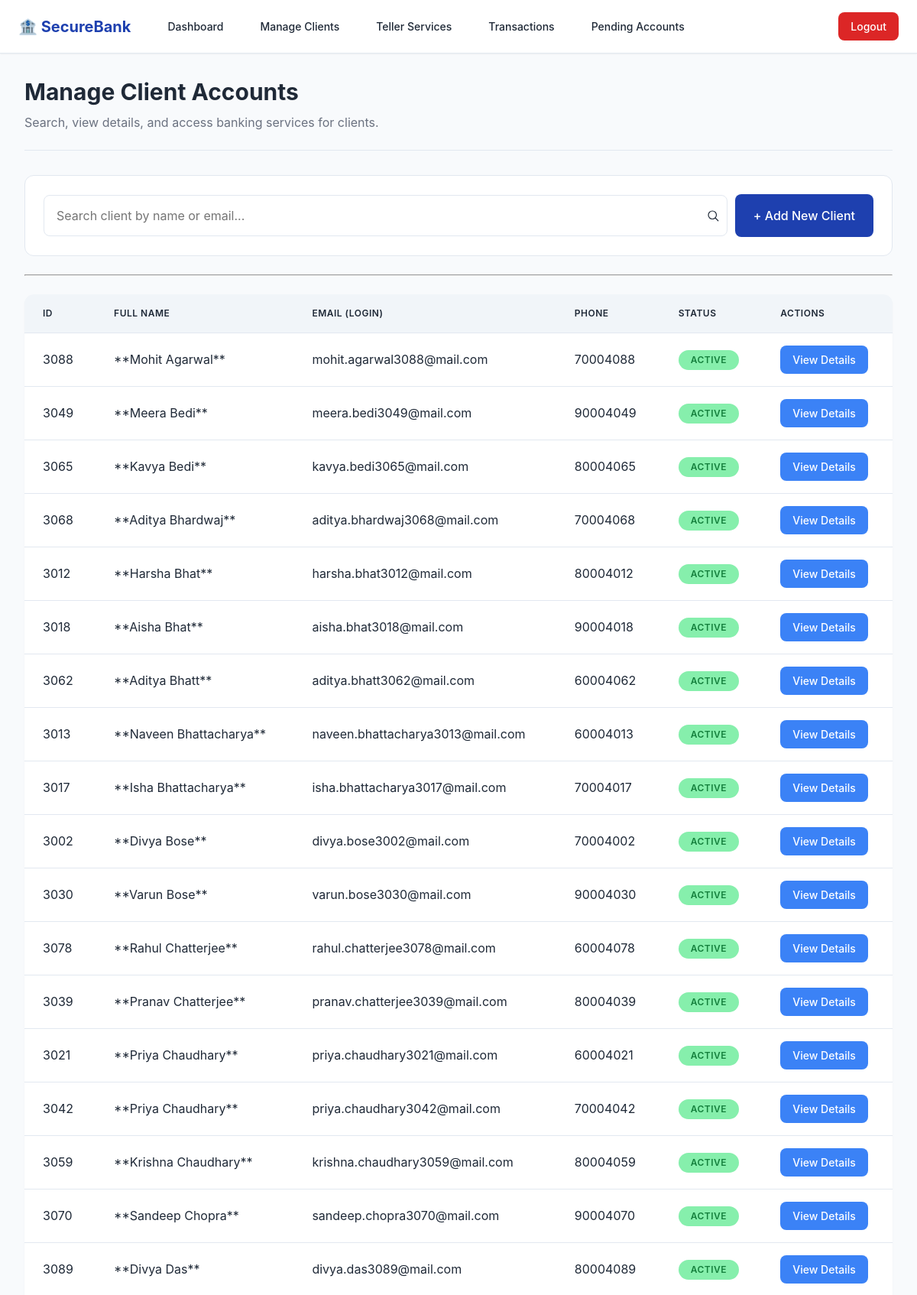
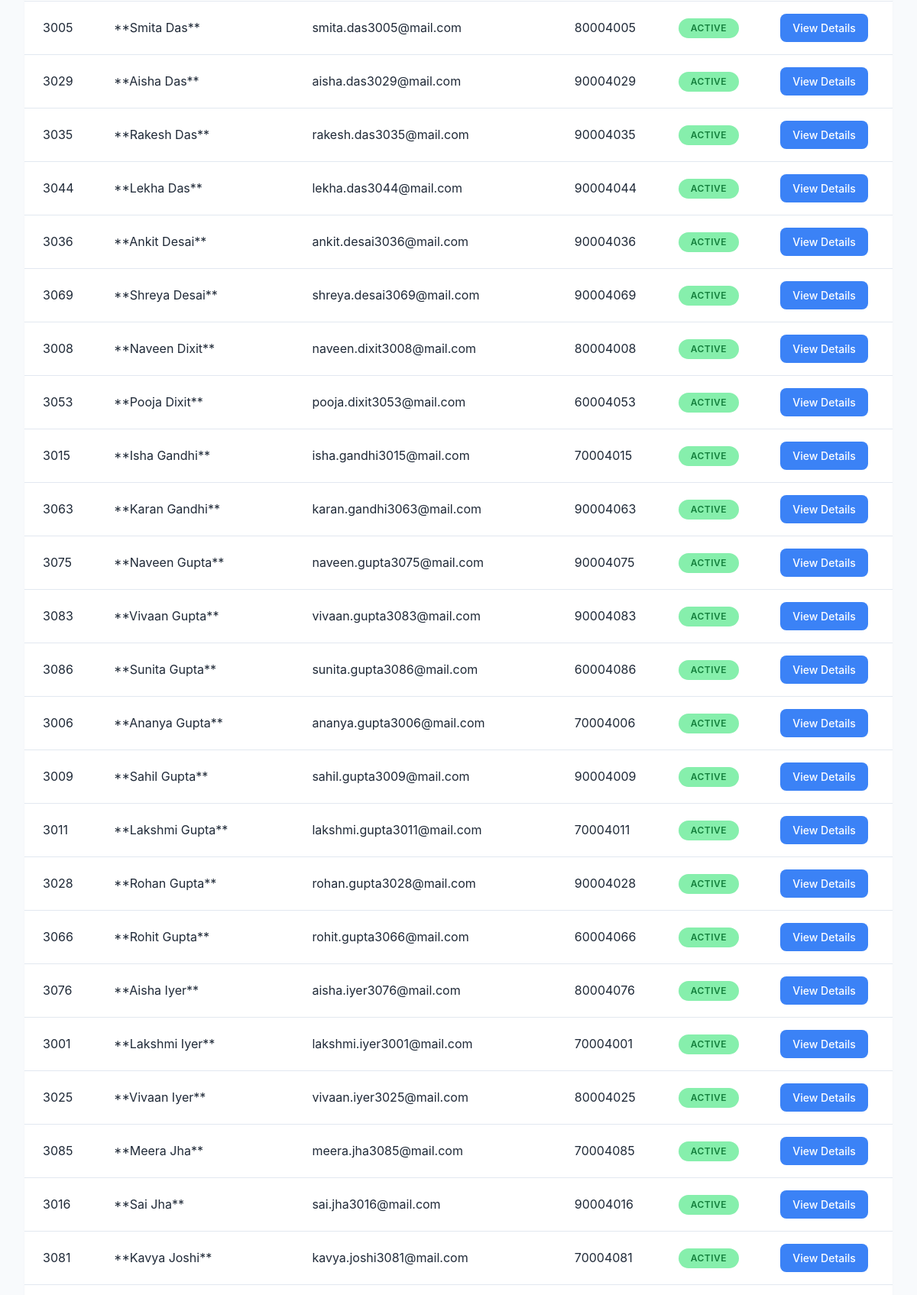
/staff/manage_clients.php (signed in, upper part), run on the app's committed database (2 pictures, top to bottom).
### tables this page shows
CREATE TABLE IF NOT EXISTS users (
    user_id INT PRIMARY KEY AUTO_INCREMENT,
    role_id INT NOT NULL,
    first_name VARCHAR(100) NOT NULL,
    last_name VARCHAR(100) NOT NULL,
    email VARCHAR(100) NOT NULL UNIQUE,
    phone VARCHAR(20),
    password_hash VARCHAR(255) NOT NULL,
    is_active BOOLEAN DEFAULT TRUE,
    created_at TIMESTAMP DEFAULT CURRENT_TIMESTAMP,
    FOREIGN KEY (role_id) REFERENCES user_roles(role_id)
);

### staff/manage_clients.php (the view, shortened to what this page needs)
<?php
$conn = connectDB();
$client_role_id = null;
$search_term = $_GET['search'] ?? '';
$clients = [];
try {
    $stmt_role_id = $conn->prepare("SELECT role_id FROM user_roles WHERE role_name = 'Client'");
    $stmt_role_id->execute();
    $result_role_id = $stmt_role_id->get_result();
    if ($result_role_id->num_rows > 0) {
        $client_role_id = $result_role_id->fetch_assoc()['role_id'];
    } else {
        $message = "System Error: Client role definition not found.";
        $message_type = 'error';
        goto render_page;
    }
} catch (Exception $e) {
    $message = "Database error fetching client role ID.";
    $message_type = 'error';
    error_log("Staff Manage Clients Role ID Error: " . $e->getMessage());
    goto render_page;
}
try {
    $sql = "SELECT user_id, first_name, last_name, email, phone, is_active
            FROM users
            WHERE role_id = ?";
    $params = [$client_role_id];
    $types = "i";
    $sql .= " ORDER BY last_name ASC";
    $stmt = $conn->prepare($sql);
    $stmt->bind_param($types, ...$params);
    $stmt->execute();
    $result = $stmt->get_result();
    if ($result->num_rows > 0) {
        while ($row = $result->fetch_assoc()) {
            $clients[] = $row;
        }
    } else {
        $message = "No client users found" . (!empty($search_term) ? " matching '{$search_term}'." : ".");
    }
} catch (Exception $e) {
    $message = "Database error fetching client list: " . $e->getMessage();
    $message_type = 'error';
    error_log("Staff Client List DB Error: " . $e->getMessage());
}
?>
<?php require_once __DIR__ . '/../includes/header.php'; ?>
<div class="page-title">
    <h1>Manage Client Accounts</h1>
    <p>Search, view details, and access banking services for clients.</p>
</div>
<div class="filter-section">
    <form method="GET" action="manage_clients.php" class="search-form" style="display: flex; gap: 10px; align-items: center; flex-wrap: nowrap;">
        <div class="search-input-wrap" style="position: relative; flex: 1; min-width: 0;">
            <input type="text" name="search" placeholder="Search client by name or email..." value="<?php echo htmlspecialchars($search_term); ?>" style="width:100%; padding-right: 42px; box-sizing: border-box;">
            <button type="submit" class="btn-icon" aria-label="Search" title="Search" style="position: absolute; right: 6px; top: 50%; transform: translateY(-50%); border: none; background: transparent; padding: 4px; display: inline-flex; align-items: center; color: inherit;">
            </button>
        </div>
        <a href="add_client.php" class="btn-primary" style="white-space: nowrap;">+ Add New Client</a>
    </form>
</div>
<hr>
<section class="client-list-section">
    <?php if (!empty($clients)): ?>
    <table class="data-table">
        <thead>
            <tr>
                <th>ID</th>
                <th>Full Name</th>
                <th>Email (Login)</th>
                <th>Phone</th>
                <th>Status</th>
                <th>Actions</th>
            </tr>
        </thead>
        <tbody>
            <?php foreach ($clients as $client): ?>
            <tr class="<?php echo $client['is_active'] ? '' : 'inactive-row'; ?>">
                <td><?php echo htmlspecialchars($client['user_id']); ?></td>
                <td>**<?php echo htmlspecialchars($client['first_name'] . ' ' . $client['last_name']); ?>**</td>
                <td><?php echo htmlspecialchars($client['email']); ?></td>
                <td><?php echo htmlspecialchars($client['phone'] ?: 'N/A'); ?></td>
                <td>
                    <span class="status-badge <?php echo $client['is_active'] ? 'active' : 'inactive'; ?>">
                        <?php echo $client['is_active'] ? 'Active' : 'Inactive'; ?>
                    </span>
                </td>
                <td>
                    <a href="client_details.php?id=<?php echo $client['user_id']; ?>" class="btn-small btn-view">View Details</a>
                </td>
            </tr>
            <?php endforeach; ?>
        </tbody>
    </table>
    <?php endif; ?>
</section>
<?php
require_once __DIR__ . '/../includes/footer.php';
?>

### data on the page
users: user_id "3088", first_name+last_name "Mohit Agarwal", email "mohit.agarwal3088@mail.com", phone "70004088", is_active "ACTIVE"
users: user_id "3049", first_name+last_name "Meera Bedi", email "meera.bedi3049@mail.com", phone "90004049", is_active "ACTIVE"
users: user_id "3065", first_name+last_name "Kavya Bedi", email "kavya.bedi3065@mail.com", phone "80004065", is_active "ACTIVE"
users: user_id "3068", first_name+last_name "Aditya Bhardwaj", email "aditya.bhardwaj3068@mail.com", phone "70004068", is_active "ACTIVE"
users: user_id "3012", first_name+last_name "Harsha Bhat", email "harsha.bhat3012@mail.com", phone "80004012", is_active "ACTIVE"
users: user_id "3018", first_name+last_name "Aisha Bhat", email "aisha.bhat3018@mail.com", phone "90004018", is_active "ACTIVE"
users: user_id "3062", first_name+last_name "Aditya Bhatt", email "aditya.bhatt3062@mail.com", phone "60004062", is_active "ACTIVE"
users: user_id "3013", first_name+last_name "Naveen Bhattacharya", email "naveen.bhattacharya3013@mail.com", phone "60004013", is_active "ACTIVE"
users: user_id "3017", first_name+last_name "Isha Bhattacharya", email "isha.bhattacharya3017@mail.com", phone "70004017", is_active "ACTIVE"
users: user_id "3002", first_name+last_name "Divya Bose", email "divya.bose3002@mail.com", phone "70004002", is_active "ACTIVE"
users: user_id "3030", first_name+last_name "Varun Bose", email "varun.bose3030@mail.com", phone "90004030", is_active "ACTIVE"
users: user_id "3078", first_name+last_name "Rahul Chatterjee", email "rahul.chatterjee3078@mail.com", phone "60004078", is_active "ACTIVE"
users: user_id "3039", first_name+last_name "Pranav Chatterjee", email "pranav.chatterjee3039@mail.com", phone "80004039", is_active "ACTIVE"
users: user_id "3021", first_name+last_name "Priya Chaudhary", email "priya.chaudhary3021@mail.com", phone "60004021", is_active "ACTIVE"
users: user_id "3042", first_name+last_name "Priya Chaudhary", email "priya.chaudhary3042@mail.com", phone "70004042", is_active "ACTIVE"
users: user_id "3059", first_name+last_name "Krishna Chaudhary", email "krishna.chaudhary3059@mail.com", phone "80004059", is_active "ACTIVE"
users: user_id "3070", first_name+last_name "Sandeep Chopra", email "sandeep.chopra3070@mail.com", phone "90004070", is_active "ACTIVE"
users: user_id "3089", first_name+last_name "Divya Das", email "divya.das3089@mail.com", phone "80004089", is_active "ACTIVE"
users: user_id "3005", first_name+last_name "Smita Das", email "smita.das3005@mail.com", phone "80004005", is_active "ACTIVE"
users: user_id "3029", first_name+last_name "Aisha Das", email "aisha.das3029@mail.com", phone "90004029", is_active "ACTIVE"
users: user_id "3035", first_name+last_name "Rakesh Das", email "rakesh.das3035@mail.com", phone "90004035", is_active "ACTIVE"
users: user_id "3044", first_name+last_name "Lekha Das", email "lekha.das3044@mail.com", phone "90004044", is_active "ACTIVE"
users: user_id "3036", first_name+last_name "Ankit Desai", email "ankit.desai3036@mail.com", phone "90004036", is_active "ACTIVE"
users: user_id "3069", first_name+last_name "Shreya Desai", email "shreya.desai3069@mail.com", phone "90004069", is_active "ACTIVE"
users: user_id "3008", first_name+last_name "Naveen Dixit", email "naveen.dixit3008@mail.com", phone "80004008", is_active "ACTIVE"
users: user_id "3053", first_name+last_name "Pooja Dixit", email "pooja.dixit3053@mail.com", phone "60004053", is_active "ACTIVE"
users: user_id "3015", first_name+last_name "Isha Gandhi", email "isha.gandhi3015@mail.com", phone "70004015", is_active "ACTIVE"
users: user_id "3063", first_name+last_name "Karan Gandhi", email "karan.gandhi3063@mail.com", phone "90004063", is_active "ACTIVE"
users: user_id "3075", first_name+last_name "Naveen Gupta", email "naveen.gupta3075@mail.com", phone "90004075", is_active "ACTIVE"
users: user_id "3083", first_name+last_name "Vivaan Gupta", email "vivaan.gupta3083@mail.com", phone "90004083", is_active "ACTIVE"
users: user_id "3086", first_name+last_name "Sunita Gupta", email "sunita.gupta3086@mail.com", phone "60004086", is_active "ACTIVE"
users: user_id "3006", first_name+last_name "Ananya Gupta", email "ananya.gupta3006@mail.com", phone "70004006", is_active "ACTIVE"
users: user_id "3009", first_name+last_name "Sahil Gupta", email "sahil.gupta3009@mail.com", phone "90004009", is_active "ACTIVE"
users: user_id "3011", first_name+last_name "Lakshmi Gupta", email "lakshmi.gupta3011@mail.com", phone "70004011", is_active "ACTIVE"
users: user_id "3028", first_name+last_name "Rohan Gupta", email "rohan.gupta3028@mail.com", phone "90004028", is_active "ACTIVE"
users: user_id "3066", first_name+last_name "Rohit Gupta", email "rohit.gupta3066@mail.com", phone "60004066", is_active "ACTIVE"
users: user_id "3076", first_name+last_name "Aisha Iyer", email "aisha.iyer3076@mail.com", phone "80004076", is_active "ACTIVE"
users: user_id "3001", first_name+last_name "Lakshmi Iyer", email "lakshmi.iyer3001@mail.com", phone "70004001", is_active "ACTIVE"
users: user_id "3025", first_name+last_name "Vivaan Iyer", email "vivaan.iyer3025@mail.com", phone "80004025", is_active "ACTIVE"
users: user_id "3085", first_name+last_name "Meera Jha", email "meera.jha3085@mail.com", phone "70004085", is_active "ACTIVE"
users: user_id "3016", first_name+last_name "Sai Jha", email "sai.jha3016@mail.com", phone "90004016", is_active "ACTIVE"
users: user_id "3081", first_name+last_name "Kavya Joshi", email "kavya.joshi3081@mail.com", phone "70004081", is_active "ACTIVE"
